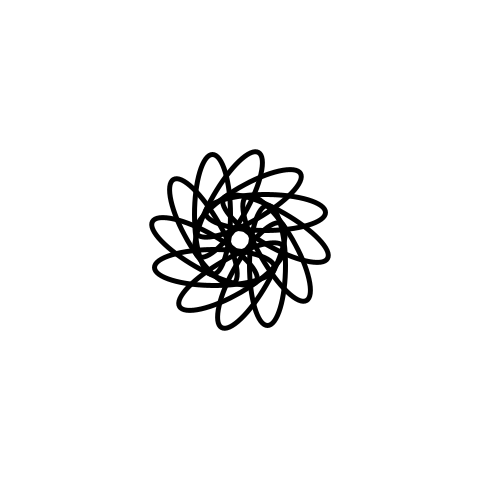
Frame 1 (no input)
Frame 2 (the mouse pressed at the canvas centre, redrawn once): identical to frame 1, image omitted

The Processing sketch that drew this single still picture (run headless with seeded random() and noise(); the mouse was pressed at the canvas centre and the sketch redrawn once):

// Processing sketch: ellipses
// ── ellipses.pde
float strkWeight, distanceToEllipseCenter, ellipseRotation, ellipseWidth, heightFactor;
int n = 5;

interface JavaScript {
  void showValues(int numberOfRepeats, float strokeWt, float distEC, float ellipseRotation, float axis1, float axis2);
}

void bindJavascript(JavaScript js) {
  javascript = js;
}

JavaScript javascript;

void setup() {
  //High resolution of the bitmap version is needed 
  //if our vector-based drawing is to look smooth.
  size(480, 480);
  strkWeight = 5;
  distanceToEllipseCenter = 0.15;
  ellipseRotation = 45;
  ellipseWidth = 0.5;
  heightFactor = 0.15;
  n = 12;
  noLoop();
}

void draw() {
  background(255);
  if (javascript!=null) 
    javascript.showValues(n, strkWeight, distanceToEllipseCenter, ellipseRotation, ellipseWidth, heightFactor);
  drawEllipses();
}


void drawEllipses() {
  translate(width/2, height/2);
  noFill();
  strokeWeight(strkWeight);
  float sizeMultiplier = 0.5;// ((float)0.5) / (ellipseWidth + distanceToEllipseCenter);
  float phi = ellipseRotation * PI /180;
  float x = width * distanceToEllipseCenter * cos(phi) * sizeMultiplier;
  float y = - height * distanceToEllipseCenter * sin(phi * sizeMultiplier);
  for (int i = 0; i < n; ++i) {
    ellipse(x, y, ellipseWidth * width * sizeMultiplier, heightFactor * height * sizeMultiplier);
    rotate(2 * PI / n);
  }
}

void setStrokeWeight(float s) {
  strkWeight = s;
  redraw();
}

void setDistanceToCenter(float s) {
  distanceToEllipseCenter = s;
  redraw();
}

void setEllipseRotation(float s) {
  ellipseRotation = s;
  redraw();
}

void setEllipseWidth(float w_) {
  ellipseWidth = w_;
  redraw();
}

void setEllipseHeight(float s) {
  heightFactor = s;
  redraw();
}

void setEllipseRotation(int phi) {
  ellipseRotation = phi;
  redraw();
}

void setNumberOfRepeats(int s) {
  n = s;
  redraw();
}
